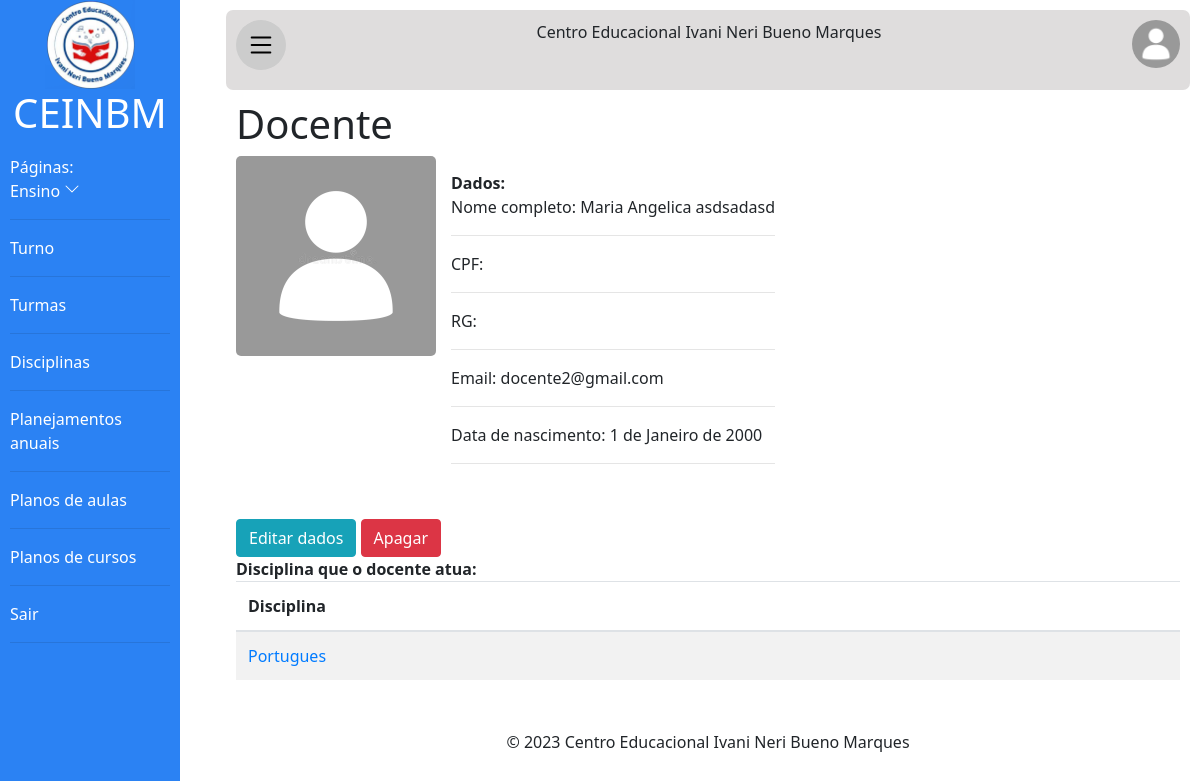
The app's page /ceinbm/detalhes/Docente/2 (signed in) with its own data.
### principal/models.py (models this page shows, shortened)
class Usuario(models.Model):
    texto_ajuda_senha = 'A senha deverá ter no mínimo 8 caracteres. Deverá ter números e letras.'
    generos = [
        ('Masculino', 'Masculino'),
        ('Feminino', 'Feminino'),
        ('Outro', 'Outro')
    ]
    user = models.OneToOneField(
        User, on_delete=models.CASCADE, blank=True, null=True)
    nome = models.CharField(max_length=50)
    sobrenome = models.CharField(max_length=100)
    genero = models.CharField(
        max_length=30, choices=generos, verbose_name='Gênero', default='Outro')
    email = models.EmailField()
    senha = models.CharField(max_length=128, help_text=texto_ajuda_senha)
    cpf = models.CharField(max_length=14, blank=True, verbose_name='CPF')
    rg = models.CharField(max_length=13, blank=True, verbose_name='RG')
    data_de_nascimento = models.DateField(
        blank=True, null=True, default='01/01/2000', verbose_name='Data de Nascimento')
    class Meta:
        abstract = True

class Docente(Usuario):
    cargo = models.CharField(
        max_length=100, default='Docente', verbose_name='Cargo')
    foto = models.ImageField(upload_to='fotos_docentes/',
                             blank=True, verbose_name='Foto')
    disciplinas = models.ManyToManyField(
        Disciplina, blank=True, verbose_name='Disciplinas que trabalha', related_name='docentes')

class Disciplina(models.Model):
    nome = models.CharField(max_length=100, verbose_name='Nome da Disciplina')
    carga_horaria = models.IntegerField(
        null=True, verbose_name='Carga Horária em horas')

### detalhes/views.py (the view)
# urls.py: path('Docente/<int:id>',views.detalhes_docente,name='detalhes_docente'),
@login_required(login_url='login')
@has_permission_decorator(permission_name='ver_docente')
def detalhes_docente(request, id):
    docente = get_object_or_404(Docente, pk=id)
    disciplinas = docente.disciplinas.all()
    return render(request, 'detalhes_docente.html', {'docente': docente, 'disciplinas': disciplinas})

### detalhes/templates/detalhes_docente.html (shortened to what this page needs)
{% extends 'baseoficial.html' %}
{% load static %}
{% load bootstrap4 %}
{% block section %}
<h1>Docente</h1>
<div class="d-flex flex-wrap">
    <div>
        <div>
            {% if docente.foto %}
            <img id="mostrarfoto" src="{{docente.foto.url}}" alt="Foto do docente">
            {% else %}
            <img id="mostrarfoto" src="{% static 'img/avatars/comum.jpg' %}" alt="Foto de usuario padrão">
            {% endif %}
        </div>
    </div>
    <div id="informacoes">
        <div>
            <strong>Dados:</strong>
            <p>Nome completo: {{docente.user.get_full_name}}</p>
            <hr>
            <p>CPF: {{docente.cpf}}</p>
            <hr>
            <p>RG: {{docente.rg}}</p>
            <hr>
            <p>Email: {{docente.user.email}}</p>
            <hr>
            <p>Data de nascimento: {{docente.data_de_nascimento}}</p>
            <hr>
        </div>
    </div>
</div>
<br>
{% if perms.auth.modificar_docente %}
<div>
    <a class="btn btn-info" href="{% url 'edt_docente' docente.id %}">Editar dados</a>
    {% if perms.auth.apagar_docente %}
    <a class="btn btn-danger" href="{% url 'del_docente' docente.id %}">Apagar</a>
    {% endif %}
</div>
{% endif %}
<div>
    <strong>Disciplina que o docente atua:</strong>
    <table class="table table-striped">
        <thead>
            <tr>
                <th>Disciplina</th>
            </tr>
        </thead>
        <tbody>
            {% for disciplina in disciplinas %}
            <tr>
                <td><a href="{% url 'detalhes_disciplina' disciplina.id %}">{{disciplina.nome}}</a></td>
            </tr>
            {% endfor %}
        </tbody>
    </table>
</div>
{% endblock %}

### templates/static/css/principal.css (style rules this page uses)
* { margin: 0; padding: 0; font-family: 'Segoe UI', Tahoma, Geneva, Verdana, sans-serif; }
body { background-color: rgb(240, 240, 240); min-width: 300px; }
#informacoes { width: 75%; padding: 15px; display: flex; flex-wrap: wrap; justify-content: space-between; }
#mostrarfoto { min-width: 200px; max-width: 200px; border-radius: 5px; }

### records on screen
Docente: user.get_full_name "Maria Angelica asdsadasd", user.email "docente2@gmail.com", data_de_nascimento "1 de Janeiro de 2000"
Disciplina: nome "Portugues"
